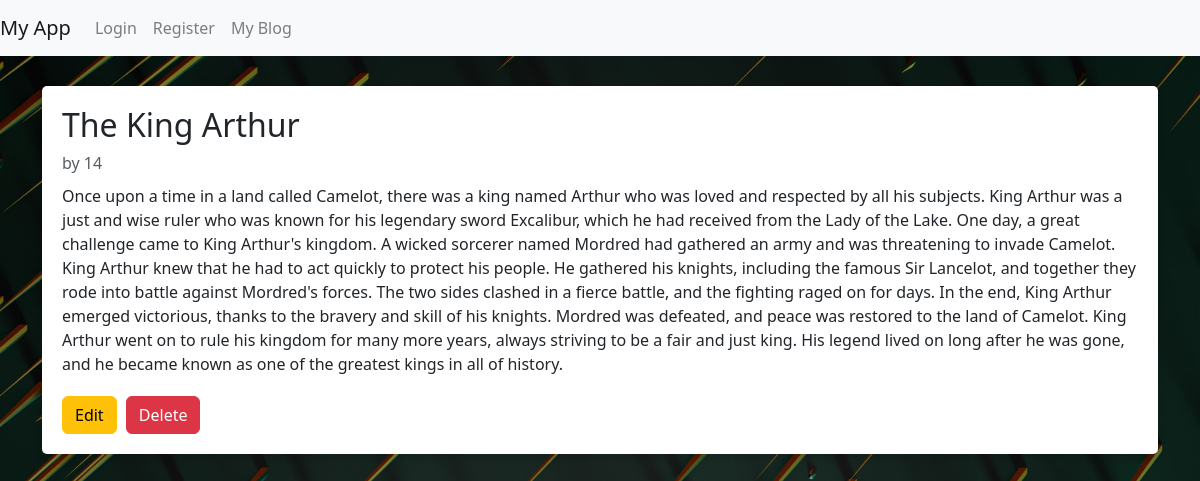
Page /my_app/blog_post/1/ on the committed database.
### my_app/models.py (models this page shows, shortened)
class BlogPost(models.Model):
    title = models.CharField(max_length=200)
    author = models.CharField(max_length=200)  # Replace ForeignKey with CharField
    content = models.TextField()
    created_at = models.DateTimeField(auto_now_add=True)
    updated_at = models.DateTimeField(auto_now=True)

### my_app/views.py (the view)
# urls.py: path('blog_post/<int:pk>/', views.BlogPostDetailView.as_view(), name='blog_post_detail'),
class BlogPostDetailView(DetailView):
    model = BlogPost
    template_name = 'blog_post_detail.html'
    def get_context_data(self, **kwargs):
        context = super().get_context_data(**kwargs)
        context['blog_post'] = context.pop('blogpost')  # Rename the key
        print(f"Blog post pk: {context['blog_post'].pk}")
        return context

### my_app/templates/blog_post_detail.html
{% extends 'base.html' %}
{% block content %}
  <div class="blog-post">
    <h2>{{ blog_post.title }}</h2>
    <h6 class="text-muted">by {{ blog_post.author }}</h6>
    <p>{{ blog_post.content }}</p>
    <a href="{% url 'blog_post_update' pk=blog_post.pk %}" class="btn btn-warning">Edit</a>
    <a href="{% url 'blog_post_delete' pk=blog_post.pk %}" class="btn btn-danger">Delete</a>
  </div>
{% endblock %}

### my_app/static/css/styles.css (style rules this page uses)
.blog-post { background-color: #ffffff; padding: 20px; margin-bottom: 30px; border-radius: 5px; box-shadow: 0 4px 6px rgba(0, 0, 0, 0.1); }
.blog-post h2 { margin-bottom: 10px; }
.blog-post .text-muted { margin-bottom: 10px; display: block; }
.blog-post p { margin-bottom: 20px; }
.blog-post .btn { margin-right: 5px; }

### my_app/templates/base.html (style rules this page uses)
body { background-image:url("/static/images/foto2.jpg"); background-size: cover; background-position: center; }

### rows in the picture
BlogPost: title "The King Arthur", author "14", content "Once upon a time in a land called Camelot, there was a king named Arthur who was loved and respected by all his subjects. King Arthur was a just and wise ruler who was known for his legendary sword Excalibur, which he had received from the Lady of the Lake. One day, a great challenge came to King Arthur's kingdom. A wicked sorcerer named Mordred had gathered an army and was threatening to invade Camelot. King Arthur knew that he had to act quickly to protect his people. He gathered his knights, including the famous Sir Lancelot, and together they rode into battle against Mordred's forces. The two sides clashed in a fierce battle, and the fighting raged on for days. In the end, King Arthur…"
